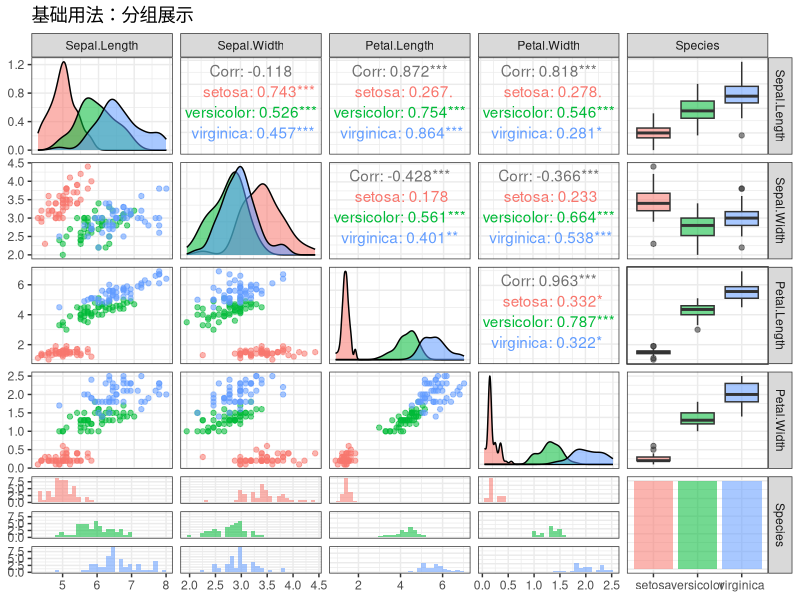
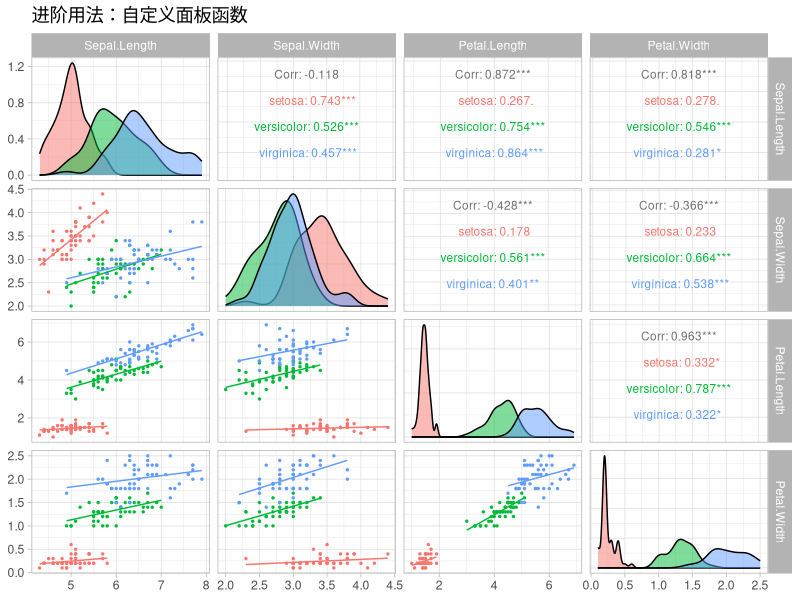
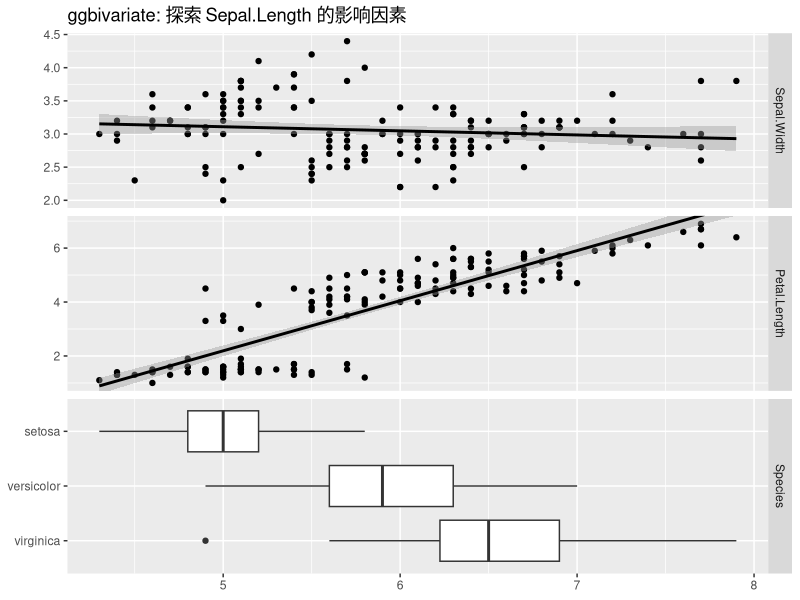
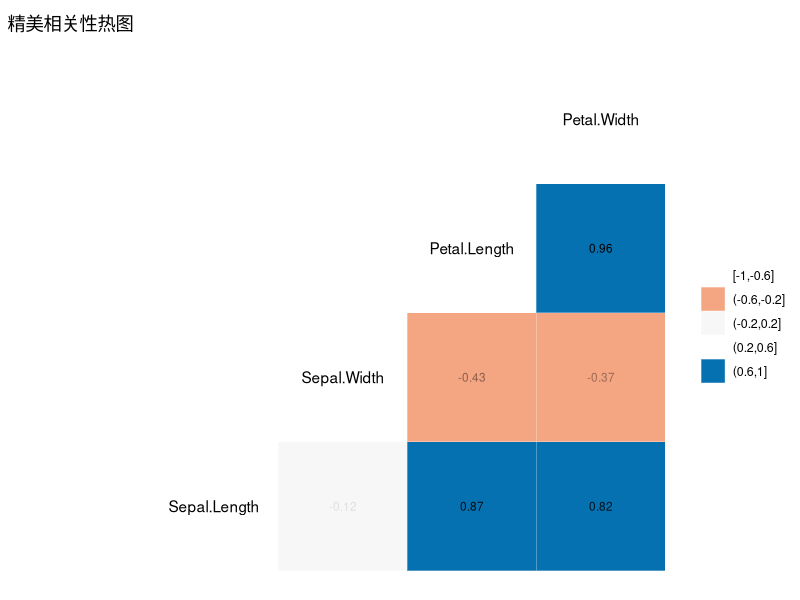
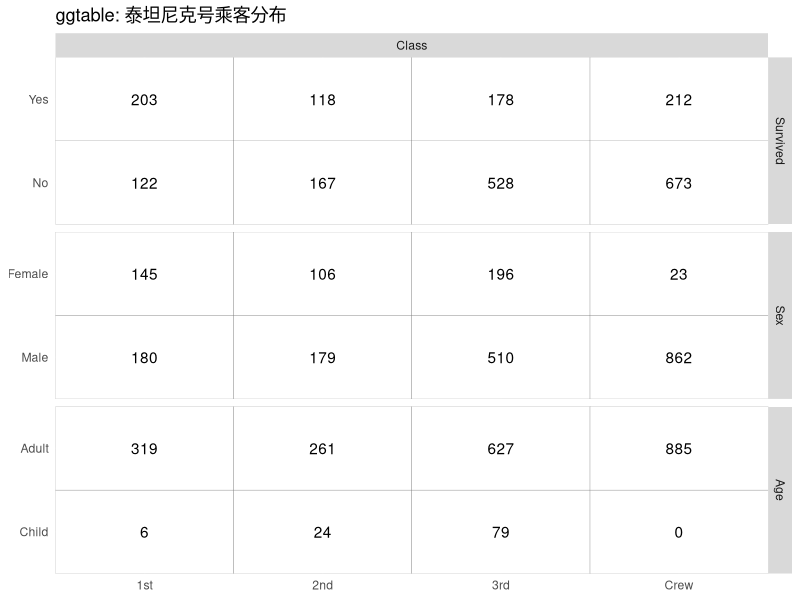
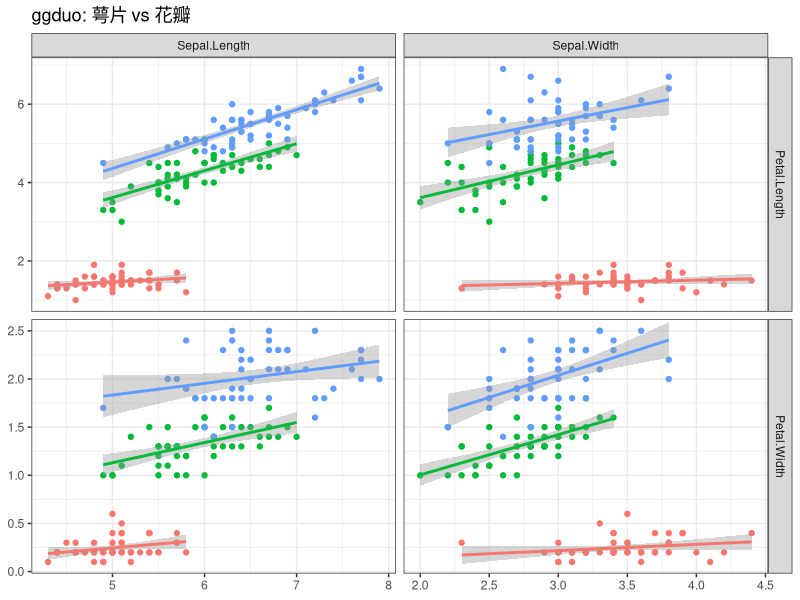
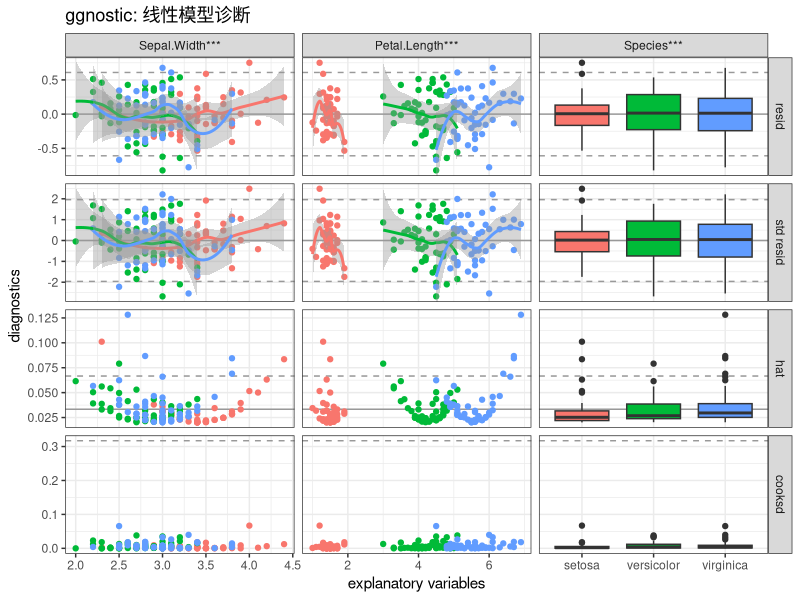
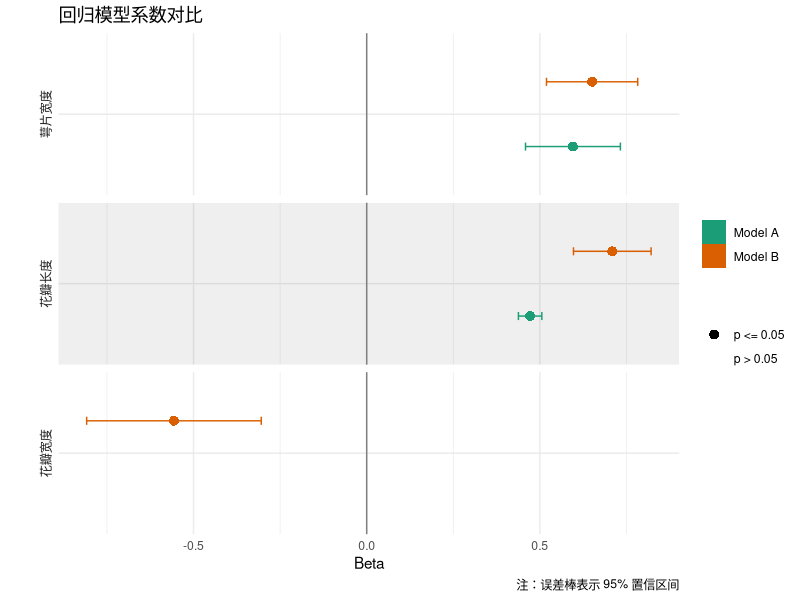

Recreate these plots in R, in order.
## ---- chunk 1
knitr::opts_chunk$set(
  echo = TRUE,
  warning = FALSE,
  message = FALSE,
  fig.width = 10,
  fig.height = 8,
  fig.retina = 2,
  out.width = "100%",
  dpi = 150
)
## ---- chunk 2
# 安装
if (!requireNamespace("GGally", quietly = TRUE)) {
  install.packages("GGally", repos = "https://cloud.r-project.org")
}
if (!requireNamespace("broom.helpers", quietly = TRUE)) {
  install.packages("broom.helpers", repos = "https://cloud.r-project.org")
}

# 加载
library(GGally)
library(ggplot2)
## ---- chunk 3
# 使用 iris 数据集
data(iris)

ggpairs(iris, 
        columns = 1:5,        # 包含数值和分类变量
        aes(color = Species,  # 分组着色
            alpha = 0.5)) +   # 透明度
  theme_bw() +
  labs(title = "基础用法：分组展示")
## ---- chunk 4
# 自定义函数：创建更美观的散点图
my_scatter <- function(data, mapping, ...) {
  ggplot(data = data, mapping = mapping) +
    geom_point(..., size = 0.5) +  # 缩小点的大小
    geom_smooth(method = "lm", se = FALSE, size = 0.5) # 添加回归线
}

ggpairs(iris, 
        columns = 1:4,
        aes(color = Species),
        # 上三角：展示相关系数，字体大小设为 3
        upper = list(continuous = wrap("cor", size = 3)),
        # 下三角：使用自定义函数
        lower = list(continuous = my_scatter),
        # 对角线：使用密度图，透明度 0.5
        diag = list(continuous = wrap("densityDiag", alpha = 0.5))
        ) +
  theme_light() +
  labs(title = "进阶用法：自定义面板函数")
## ---- chunk 5
# 以 tips 数据集为例 (需要 reshape2 或其他包提供，这里用 iris)
# 探索 Sepal.Length (数值型) 与其他变量的关系
ggbivariate(iris, 
            outcome = "Sepal.Length", 
            explanatory = c("Sepal.Width", "Petal.Length", "Species")) +
  labs(title = "ggbivariate: 探索 Sepal.Length 的影响因素")
## ---- chunk 6
ggcorr(iris[, 1:4], 
       method = c("everything", "pearson"), # 计算方法
       label = TRUE,           # 显示数值
       label_size = 3,         # 数值大小
       label_round = 2,        # 保留小数位
       label_alpha = TRUE,     # 数值透明度随相关性变化
       nbreaks = 5,            # 颜色分段数
       palette = "RdBu",       # 配色方案 (RColorBrewer)
       layout.exp = 1) +       # 扩充布局防止标签截断
  labs(title = "精美相关性热图")
## ---- chunk 7
# 制造一些离散数据
df_tips <- as.data.frame(Titanic)
# 展开数据，因为 ggtable 默认每行是一个观测
df_tips_expanded <- df_tips[rep(row.names(df_tips), df_tips$Freq), 1:4]

ggtable(df_tips_expanded, "Class", c("Survived", "Sex", "Age"), cells = "observed") +
  labs(title = "ggtable: 泰坦尼克号乘客分布")
## ---- chunk 8
# 比如：探索 萼片(Sepal) 尺寸 与 花瓣(Petal) 尺寸的关系
ggduo(iris,
      columnsX = c("Sepal.Length", "Sepal.Width"),
      columnsY = c("Petal.Length", "Petal.Width"),
      aes(color = Species),
      types = list(continuous = "smooth_lm")) + # 添加线性拟合
  theme_bw() +
  labs(title = "ggduo: 萼片 vs 花瓣")
## ---- chunk 9
# 拟合一个简单模型 (使用 iris 数据以支持自动着色)
fit_iris <- lm(Sepal.Length ~ Sepal.Width + Petal.Length + Species, data = iris)

# 生成诊断矩阵
# 默认展示所有标准诊断指标 vs 解释变量
ggnostic(fit_iris,
         columnsY = c(".resid", ".std.resid", ".hat", ".cooksd"), # 选定诊断指标
         mapping = aes(color = Species)) +
  theme_bw() +
  labs(title = "ggnostic: 线性模型诊断")
## ---- chunk 10
# 建立两个回归模型
mod1 <- lm(Sepal.Length ~ Sepal.Width + Petal.Length, data = iris)
mod2 <- lm(Sepal.Length ~ Sepal.Width + Petal.Length + Petal.Width, data = iris)

# 对比模型
ggcoef_compare(list("Model A" = mod1, "Model B" = mod2),
               variable_labels = c(
                 Sepal.Width = "萼片宽度",
                 Petal.Length = "花瓣长度",
                 Petal.Width = "花瓣宽度"
               ),
               conf.level = 0.95) +
  scale_color_brewer(palette = "Dark2") + # 使用更好看的配色
  theme_minimal() +
  labs(title = "回归模型系数对比", 
       caption = "注：误差棒表示 95% 置信区间")
## ---- chunk 11
# 模拟一个稍复杂的数据处理场景
# 1. 选取数值列
# 2. 这里的 scale="globalminmax" 保留了原始数据的相对大小，或者用 "std" (默认) 看相对趋势
ggparcoord(iris,
           columns = 1:4,          
           groupColumn = 5,        
           order = "anyClass",     # 自动排序优化展示
           showPoints = TRUE,      
           scale = "uniminmax",    # 标准化到 0-1 之间，便于比较形状
           alphaLines = 0.3) +     
  scale_color_brewer(palette = "Set1") +
  theme_minimal() +
  theme(
    plot.title = element_text(size = 14, face = "bold"),
    axis.text.x = element_text(angle = 15, hjust = 1)
  ) +
  labs(title = "平行坐标图：标准化后的特征模式",
       y = "Standardized Value (0-1)",
       x = "Features")
